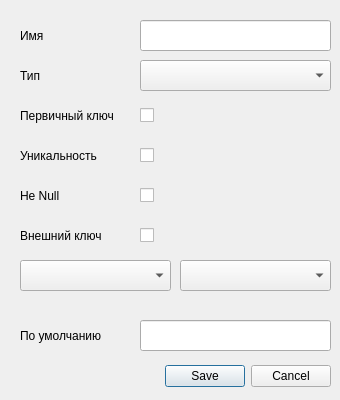
<?xml version="1.0" encoding="UTF-8"?>
<ui version="4.0">
 <class>Dialog</class>
 <widget class="QDialog" name="Dialog">
  <property name="geometry">
   <rect>
    <x>0</x>
    <y>0</y>
    <width>340</width>
    <height>400</height>
   </rect>
  </property>
  <property name="windowTitle">
   <string>Dialog</string>
  </property>
  <widget class="QDialogButtonBox" name="buttonBox">
   <property name="geometry">
    <rect>
     <x>20</x>
     <y>360</y>
     <width>311</width>
     <height>32</height>
    </rect>
   </property>
   <property name="orientation">
    <enum>Qt::Horizontal</enum>
   </property>
   <property name="standardButtons">
    <set>QDialogButtonBox::Cancel|QDialogButtonBox::Save</set>
   </property>
  </widget>
  <widget class="QLabel" name="label">
   <property name="geometry">
    <rect>
     <x>20</x>
     <y>20</y>
     <width>111</width>
     <height>31</height>
    </rect>
   </property>
   <property name="text">
    <string>Имя</string>
   </property>
  </widget>
  <widget class="QLineEdit" name="name">
   <property name="geometry">
    <rect>
     <x>140</x>
     <y>20</y>
     <width>191</width>
     <height>31</height>
    </rect>
   </property>
  </widget>
  <widget class="QComboBox" name="type">
   <property name="geometry">
    <rect>
     <x>140</x>
     <y>60</y>
     <width>191</width>
     <height>31</height>
    </rect>
   </property>
  </widget>
  <widget class="QLabel" name="label_2">
   <property name="geometry">
    <rect>
     <x>20</x>
     <y>60</y>
     <width>111</width>
     <height>31</height>
    </rect>
   </property>
   <property name="text">
    <string>Тип</string>
   </property>
  </widget>
  <widget class="QLabel" name="label_3">
   <property name="geometry">
    <rect>
     <x>20</x>
     <y>100</y>
     <width>111</width>
     <height>31</height>
    </rect>
   </property>
   <property name="text">
    <string>Первичный ключ</string>
   </property>
  </widget>
  <widget class="QCheckBox" name="primary_key">
   <property name="geometry">
    <rect>
     <x>140</x>
     <y>100</y>
     <width>21</width>
     <height>31</height>
    </rect>
   </property>
   <property name="text">
    <string/>
   </property>
  </widget>
  <widget class="QCheckBox" name="qnique">
   <property name="geometry">
    <rect>
     <x>140</x>
     <y>140</y>
     <width>16</width>
     <height>31</height>
    </rect>
   </property>
   <property name="text">
    <string/>
   </property>
  </widget>
  <widget class="QLabel" name="label_4">
   <property name="geometry">
    <rect>
     <x>20</x>
     <y>140</y>
     <width>111</width>
     <height>31</height>
    </rect>
   </property>
   <property name="text">
    <string>Уникальность</string>
   </property>
  </widget>
  <widget class="QLabel" name="label_5">
   <property name="geometry">
    <rect>
     <x>20</x>
     <y>180</y>
     <width>111</width>
     <height>31</height>
    </rect>
   </property>
   <property name="text">
    <string>Не Null</string>
   </property>
  </widget>
  <widget class="QCheckBox" name="non_null">
   <property name="geometry">
    <rect>
     <x>140</x>
     <y>180</y>
     <width>21</width>
     <height>31</height>
    </rect>
   </property>
   <property name="text">
    <string/>
   </property>
  </widget>
  <widget class="QLabel" name="label_6">
   <property name="geometry">
    <rect>
     <x>20</x>
     <y>320</y>
     <width>111</width>
     <height>31</height>
    </rect>
   </property>
   <property name="text">
    <string>По умолчанию</string>
   </property>
  </widget>
  <widget class="QLineEdit" name="default0">
   <property name="geometry">
    <rect>
     <x>140</x>
     <y>320</y>
     <width>191</width>
     <height>31</height>
    </rect>
   </property>
  </widget>
  <widget class="QComboBox" name="link1">
   <property name="geometry">
    <rect>
     <x>20</x>
     <y>260</y>
     <width>151</width>
     <height>31</height>
    </rect>
   </property>
  </widget>
  <widget class="QComboBox" name="link2">
   <property name="geometry">
    <rect>
     <x>180</x>
     <y>260</y>
     <width>151</width>
     <height>31</height>
    </rect>
   </property>
  </widget>
  <widget class="QLabel" name="label_7">
   <property name="geometry">
    <rect>
     <x>20</x>
     <y>220</y>
     <width>111</width>
     <height>31</height>
    </rect>
   </property>
   <property name="text">
    <string>Внешний ключ</string>
   </property>
  </widget>
  <widget class="QCheckBox" name="link0">
   <property name="geometry">
    <rect>
     <x>140</x>
     <y>220</y>
     <width>21</width>
     <height>31</height>
    </rect>
   </property>
   <property name="text">
    <string/>
   </property>
  </widget>
 </widget>
 <resources/>
 <connections>
  <connection>
   <sender>buttonBox</sender>
   <signal>accepted()</signal>
   <receiver>Dialog</receiver>
   <slot>accept()</slot>
   <hints>
    <hint type="sourcelabel">
     <x>248</x>
     <y>254</y>
    </hint>
    <hint type="destinationlabel">
     <x>157</x>
     <y>274</y>
    </hint>
   </hints>
  </connection>
  <connection>
   <sender>buttonBox</sender>
   <signal>rejected()</signal>
   <receiver>Dialog</receiver>
   <slot>reject()</slot>
   <hints>
    <hint type="sourcelabel">
     <x>316</x>
     <y>260</y>
    </hint>
    <hint type="destinationlabel">
     <x>286</x>
     <y>274</y>
    </hint>
   </hints>
  </connection>
 </connections>
</ui>
